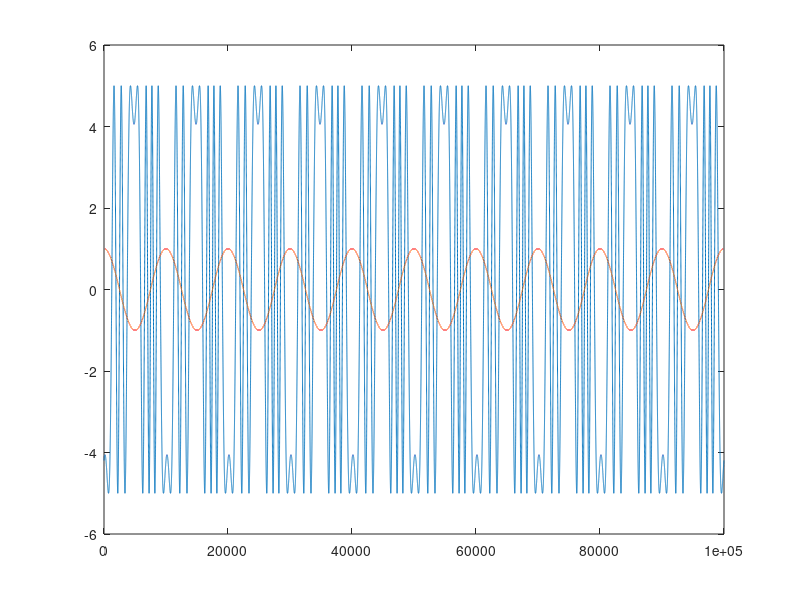

Here is the MATLAB script that generated this plot:
% Frequency Modulation !
function error = fm_experiment()
        


        clear all;
        clc;
        %message_choice = input('1 = Sine Wave OR 2 = Cos Wave for message signal: ');
        %Am = input('Amplitude of Message signal: ');
        %fm = input('Frequency of message signal: ');
        %Ac = input('Amplitude of Carrier Wave: ');
        %fc = input('Frequency of Carrier Wave: ');
        %theeta = input('Phase difference in degrees: ');
        %kf = input('Enter frequency Sensitivity: ');
        jump_activated = 0;
        message_choice = 2;
        Am = 1;
        Ac = 5;
        fm = 1;
        fc = 1;
        kf = 10;
        
        
        output_matrix = [0 : 100000];
        sin_mat = [0 : 100000];
        
        t3 = 1;
        
                for t2 = 0 : 0.0001 :10
                    
                    
                    
                    if message_choice == 1
                        
                        phiit = 2 * pi * fc * t2 + ( ( kf * Am * sin(2 * pi * fm * t2) ) / fm);
                        sin_mat(t3) = Am * sin(2 * pi * fm * t2);
                    elseif message_choice == 2
                        
                        phiit = 2 * pi * fc * t2 + ( ( kf * Am * cos(2 * pi * fm * t2) ) / fm);
                        sin_mat(t3) = Am * cos(2 * pi * fm * t2);
                    else
                        jump_activated = 1;
                    
                    end
                    
                
                    %disp(phiit);
                    output_matrix(t3) = Ac * cos(phiit);
                    %disp(phiit);
                    t3 = t3 +1;


                end
         

        
        if jump_activated == 0
            
            
        t = [0 : 100000];    
        
        %disp(output_matrix);
        %disp(t);
        plot(t,output_matrix,t,sin_mat);
        
        end
        
end